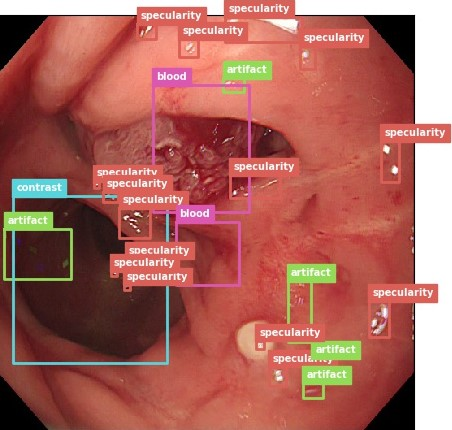
#> input picture images/EAD2020_frameOnly_01111.jpg, 452 x 430 px, found by its file name; its folder holds only this picture in this run
$ python -i augmentation.py   (imports and definitions only)
#> lines starting #> are read from the running program, lines starting #| are printed output that depends on the picture
import cv2
import glob
import numpy as np
import tqdm

train_path = "/home/ws2080/Desktop/data/training/train/"
augmented_train_path = "/home/ws2080/Desktop/data/training/train_augmented/"

# [91 lines left out: functions get_coordinates, get_cartesian, get_original_coordinates, rotate, rotate_box_normalize, flip_vertical, not called in this run]


def augment_gt(gt_path, degrees=[0, 90, 180, 270], flip=True):
#> called with gt_path = '../images/EAD2020_frameOnly_01111.jpg', flip = True
    image_path = train_path + gt_path.split("/")[-1].split('.')[0] + ".jpg"
    gt_image = cv2.imread(image_path)
#> gt_image is the input picture: shape (430, 452, 3); mean B, G, R 91.8, 100.7, 170.5
    im_height, im_width, _ = gt_image.shape
#> im_height = 430; im_width = 452

    root_filename = augmented_train_path + image_path.split('/')[-1].split('.')[0]

    #save rotated and flipped images
    for i in range(len(degrees)):
        rotation_count = int(np.round(degrees[i] / 90))
        image = gt_image
        for j in range(rotation_count):
            image = cv2.rotate(image, cv2.ROTATE_90_COUNTERCLOCKWISE)
        cv2.imwrite(root_filename + "_" + str(degrees[i]) + "_not_flipped.jpg", image)
        if flip:
            cv2.imwrite(root_filename + "_" + str(degrees[i]) + "_flipped.jpg", cv2.flip(image, flipCode=1))
#> this loop made 4 passes
#> pass 1, in augment_gt, `cv2.imwrite(root_filename + "_" + str(degrees[i]) + "_flipped.jpg", cv..`:
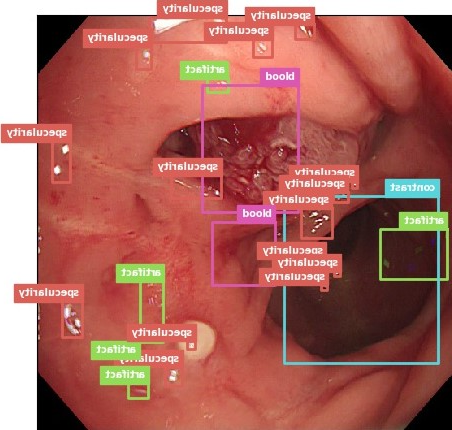
#> saved as EAD2020_frameOnly_01111_0_flipped.jpg: shape (430, 452, 3); mean B, G, R 91.8, 100.7, 170.5
#> pass 2, in augment_gt, `cv2.imwrite(root_filename + "_" + str(degrees[i]) + "_not_flipped.jpg"..`:
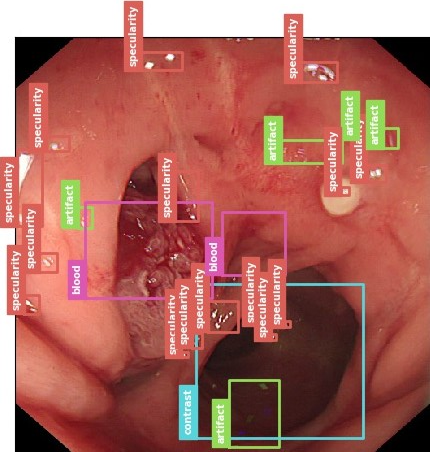
#> saved as EAD2020_frameOnly_01111_90_not_flipped.jpg: shape (452, 430, 3); mean B, G, R 91.8, 100.7, 170.5
#> pass 2, in augment_gt, `cv2.imwrite(root_filename + "_" + str(degrees[i]) + "_flipped.jpg", cv..`:
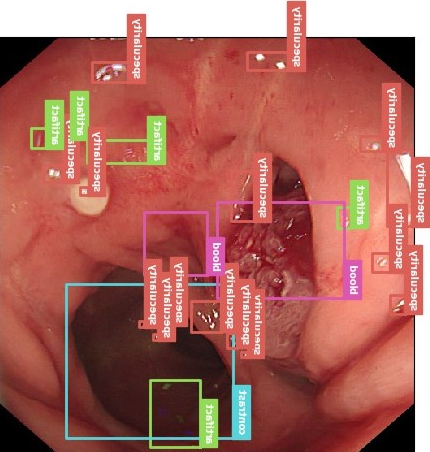
#> saved as EAD2020_frameOnly_01111_90_flipped.jpg: shape (452, 430, 3); mean B, G, R 91.8, 100.7, 170.5
#> after the loop:
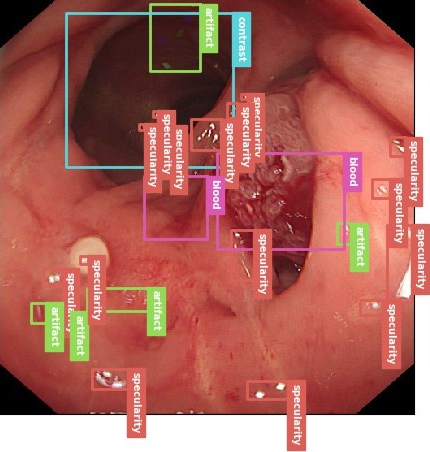
#> image: shape (452, 430, 3); mean B, G, R 91.8, 100.7, 170.5

    # initilize the contents of the files
    file_contents = {}
    for i in range(len(degrees)):
        not_flipped_name = root_filename + "_" + str(degrees[i]) + "_not_flipped.txt"
        file_contents[not_flipped_name] = ""
        if flip:
            flipped_name = root_filename + "_" + str(degrees[i]) + "_flipped.txt"
            file_contents[flipped_name] = ""

    with open(gt_path, "r") as f:
#> (the run stopped early here; a loop or call above may not have finished)
